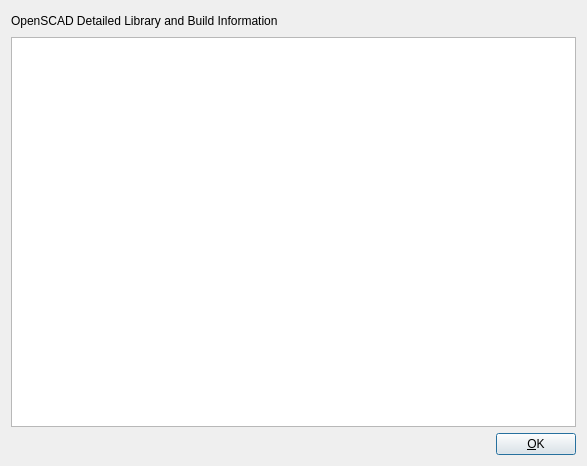
<?xml version="1.0" encoding="UTF-8"?>
<ui version="4.0">
 <class>LibraryInfoDialog</class>
 <widget class="QDialog" name="LibraryInfoDialog">
  <property name="geometry">
   <rect>
    <x>0</x>
    <y>0</y>
    <width>587</width>
    <height>466</height>
   </rect>
  </property>
  <property name="windowTitle">
   <string>Lib &amp; Build Info</string>
  </property>
  <layout class="QGridLayout" name="gridLayout">
   <property name="sizeConstraint">
    <enum>QLayout::SetDefaultConstraint</enum>
   </property>
   <property name="verticalSpacing">
    <number>6</number>
   </property>
   <item row="0" column="0">
    <widget class="QLabel" name="label">
     <property name="sizePolicy">
      <sizepolicy hsizetype="Fixed" vsizetype="Fixed">
       <horstretch>0</horstretch>
       <verstretch>0</verstretch>
      </sizepolicy>
     </property>
     <property name="minimumSize">
      <size>
       <width>0</width>
       <height>20</height>
      </size>
     </property>
     <property name="text">
      <string>OpenSCAD Detailed Library and Build Information</string>
     </property>
    </widget>
   </item>
   <item row="1" column="0">
    <widget class="QTextEdit" name="infoTextBox">
     <property name="minimumSize">
      <size>
       <width>0</width>
       <height>0</height>
      </size>
     </property>
     <property name="readOnly">
      <bool>true</bool>
     </property>
    </widget>
   </item>
   <item row="2" column="0" alignment="Qt::AlignRight">
    <widget class="QPushButton" name="okButton">
     <property name="sizePolicy">
      <sizepolicy hsizetype="Fixed" vsizetype="Fixed">
       <horstretch>0</horstretch>
       <verstretch>0</verstretch>
      </sizepolicy>
     </property>
     <property name="text">
      <string>&amp;OK</string>
     </property>
     <property name="default">
      <bool>true</bool>
     </property>
    </widget>
   </item>
  </layout>
 </widget>
 <resources/>
 <connections/>
</ui>
